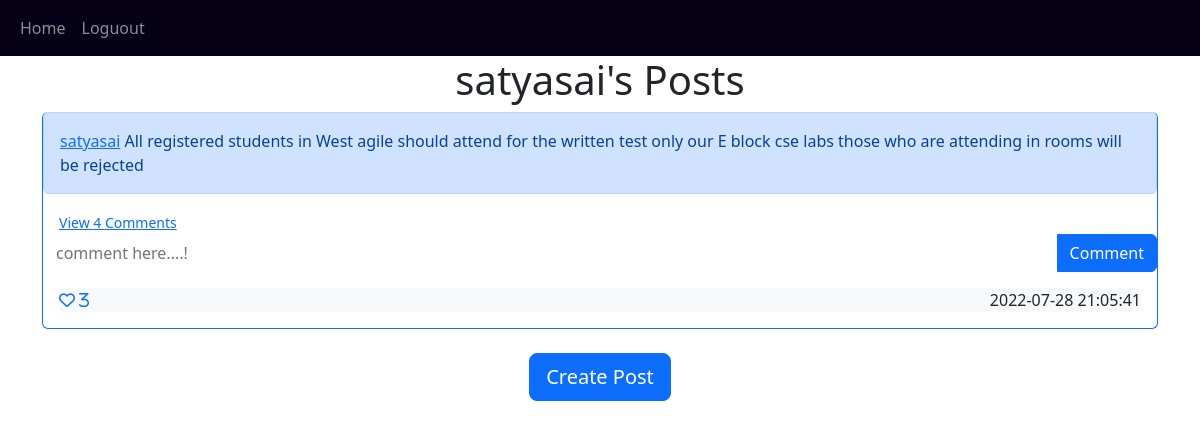
Screenshot of /post/satyasai (signed in) with the database file from the repository.
### web/models.py (models this page shows)
class User(db.Model,UserMixin):
    id=db.Column(db.Integer,primary_key=True)
    email=db.Column(db.String(150),unique=True)
    username=db.Column(db.String(150),unique=True)
    password=db.Column(db.String(160),unique=True)
    date_created=db.Column(db.DateTime(timezone=True),default=func.now())
    posts=db.relationship('Post',backref='user',passive_deletes=True)
    comments=db.relationship('Comments',backref='user',passive_deletes=True)
    likes=db.relationship('Likes',backref='user',passive_deletes=True)

class Post(db.Model):
    id=db.Column(db.Integer,primary_key=True)
    post_text=db.Column(db.String(256),nullable=False)
    date_created=db.Column(db.DateTime(timezone=True),default=func.now())
    author=db.Column(db.Integer,db.ForeignKey('user.id',ondelete="CASCADE"),nullable=False)
    comments=db.relationship('Comments',backref='post',passive_deletes=True)
    likes=db.relationship('Likes',backref='post',passive_deletes=True)

### web/views.py (the view)
@views.route("/post/<username>")
@login_required
def posts(username):
    user=User.query.filter_by(username=username).first()
    if not user:
        flash("no User with that username exist .",category="error")
        return redirect(url_for('views.home'))
    posts=user.posts
    return render_template("posts.html",user=current_user,posts=posts,username=username)

### web/__init__.py (called while the page is built)
def create_app():
    app=Flask(__name__)
    app.config['SECRET_KEY']='SATYASAIRAZOLE'
    app.config['SQLALCHEMY_DATABASE_URI']="sqlite:///blog.db"
    db.init_app(app)
    from .views import views
    from .auth import auth
    app.register_blueprint(views,url_prefix='/')
    app.register_blueprint(auth,url_prefix='/')
    from .models import User,Post,Comments,Likes
    create_database(app)
    login_manager=LoginManager()
    login_manager.login_view="auth.login"
    login_manager.init_app(app)
    @login_manager.user_loader
    def load_user(id):
        return User.query.get(int(id))
    return app

### web/templates/posts.html (shortened to what this page needs)
{% extends 'post_div.html'%}
{% block header %}{{username}}'s Posts {% endblock %}

### web/templates/post_div.html (shortened to what this page needs)
{% extends 'base.html'%}
{% block content%}
<h1 align="center">{%block header%}{{username}}'s Posts{%endblock%}</h1>
<div id="posts">
{% for post in posts%}
<div class="border border-top-0 border-primary rounded">
<div class="alert alert-primary" role="alert">
    <a href="/post/{{post.user.username}}">{{post.user.username}}</a> {{post.post_text}}
</div>
<div>
    {% if post.comments|length >0 %}
    <a data-bs-toggle="collapse" href="#comments-expanded-{{post.id}}" role="button">
        <small class="m-3">View {{post.comments|length}} Comments</small>
    </a>
    {% else %}
    <small class="text-muted m-3">No comments</small>
    {% endif%}
<div class="makecomment">
    <form class="input-group mb-3" method="POST" action="/create_comment/{{post.id}}">
        <input type="text" id="text" name="commnet_text" class="form-control" placeholder="comment here....!" style="border-bottom:1px solid blue;border-color:transparent;overflow:auto;"/>
        <button type="submit" class="btn btn-primary">Comment</button>
    </form>
</div>
</div>
<!-- {%set liked=false %}
{%for Like in post.likes %}
    {% if Like.author==current_user.id %}
        {% set liked=true %}
    {% endif %}
{% endfor %}
{% if liked%}
    {%  set icon_name="fas fa-heart" %}
{% else %}
{%  set icon_name="far fa-heart" %}
{% endif %} -->
<div class="d-flex m-3 justify-content-between bg-light rounded">
     {% if user.id in post.likes|map(attribute="author")|list %}
     <a href="/like_post/{{post.id}}"><i class="fas fa-heart"> {{post.likes|length}}</i></a>
     {% else %}
     <a href="/like_post/{{post.id}}"><i class="far fa-heart"> {{post.likes|length}}</i></a>
     {% endif %}
    {{post.date_created}}</div>
</div>
<br>
{% endfor %}
</div>
{%block footer%}
    <div align="center">
        <a href="{{url_for('views.create_post')}}"><button type="button" class="btn btn-lg btn-primary">Create Post</button></a>
    </div>
    {% endblock %}
{% endblock %}

### web/templates/base.html (shortened to what this page needs)
<!DOCTYPE html>
<html lang="en">
<head>
    <link href="https://cdn.jsdelivr.net/npm/bootstrap@5.2.0-beta1/dist/css/bootstrap.min.css" rel="stylesheet">
</head>
<body>
    <nav class="navbar navbar-expand-lg navbar-dark" style="background-color:rgb(5, 0, 22);">
        <div class="container-fluid">
          <div class="collapse navbar-collapse" id="navbarText">
            <ul class="navbar-nav me-auto mb-2 mb-lg-0">
              {% if user.is_authenticated %}
              <li class="nav-item">
                <a class="nav-link " href="{{url_for('views.home')}}">Home</a>
              </li>
              <li class="nav-item">
                <a class="nav-link" href="{{url_for('auth.logout')}}">Loguout</a>
              </li>
              {% endif %}
            </ul>
          </div>
        </div>
      </nav>
    <div class="container">
    {% block content%}
    {% endblock %}
    </div>
  </body>
</html>

### rows the page displays
User: username "satyasai"
Post: user.username "satyasai", post_text "All registered students in West agile should attend for the written test only our E block cse labs those who are attending in rooms will be rejected", comments|length "4", likes|length "3", date_created "2022-07-28 21:05:41"
